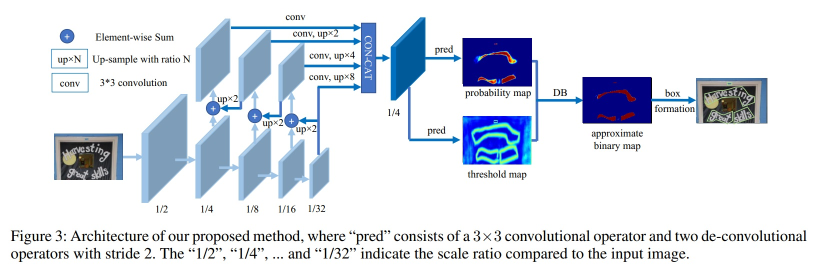
#> input picture paddle_doc/benchmark/PaddleOCR_DBNet/imgs/paper/db.jpg, 1625 x 541 px (shown at 1/2 size)
$ python -i image_preprocessing.py   (imports and definitions only)   (older library calls are emulated)
#> lines starting #> are read from the running program, lines starting #| are printed output that depends on the picture; after the words box and inside, x2 and y2 are one past the last pixel; in counts of white or black regions, pixels touching at a corner belong together
# ===============================================
# =============== 图像预处理工具 ===============
# ===============================================

"""
图像预处理模块 - 用于OCR识别前的图像增强处理
支持的预处理操作：
- 中值滤波（降噪）
- 锐化增强
- 对比度调整
- 亮度调整
- 灰度转换
- 自适应二值化
- PDF转图像
- 图像缩放和旋转
"""

from PIL import Image, ImageEnhance, ImageFilter
import numpy as np
from io import BytesIO
from typing import Union, Optional, List, Tuple, Generator
import logging

logger = logging.getLogger(__name__)


class ImagePreprocessor:
    """
    图像预处理器 - 用于OCR任务前的图像增强

    配置项说明：
    - enabled: 是否启用预处理
    - denoise: 降噪强度 (0-9, 奇数, 0表示禁用)
    - sharpen: 锐化系数 (0.0-3.0, 1.0表示不变)
    - contrast: 对比度系数 (0.5-2.0, 1.0表示不变)
    - brightness: 亮度系数 (0.5-2.0, 1.0表示不变)
    - grayscale: 是否转为灰度图
    - threshold: 二值化阈值 (0-255, -1表示禁用, 0表示自适应)
    """

    # [557 lines left out: functions __init__, enabled, process, _apply_standard_preprocess, _apply_adaptive_preprocess, _apply_sharpen_with_factor and 14 more, not called in this run]


class DocumentQualityAnalyzer:
    """
    文档质量分析器

    评估文档图像的质量指标，包括清晰度、光照、对比度等。
    可用于自动判断文档是否需要预处理。
    """

    # [227 lines left out: functions analyze, _calculate_sharpness, _calculate_brightness, _calculate_contrast, _calculate_saturation, _calculate_quality_score and 1 more, not called in this run]


class ShadowRemover:
    """
    阴影去除器

    用于去除文档扫描时的阴影。
    使用形态学操作和自适应阈值。
    """

    @staticmethod
    def remove_shadow(image: Image.Image, method: str = "adaptive") -> Image.Image:
        """
        去除图像阴影

        Args:
            image: PIL Image 对象
            method: 去阴影方法 ('adaptive', 'morphology', 'inpaint')

        Returns:
            去除阴影后的图像
        """
#> called with method = 'adaptive'
        try:
            import cv2
            import numpy as np

            # 转换为OpenCV格式
            img_array = np.array(image)
            if len(img_array.shape) == 2:
                img_bgr = cv2.cvtColor(img_array, cv2.COLOR_GRAY2BGR)
            else:
                img_bgr = img_array[:, :, ::-1]  # RGB -> BGR
#> img_bgr is the input picture: shape (541, 1625, 3); mean B, G, R 234, 225.1, 219.6

            if method == "adaptive":
                return ShadowRemover._remove_shadow_adaptive(img_bgr)
            elif method == "morphology":
                return ShadowRemover._remove_shadow_morphology(img_bgr)
            elif method == "inpaint":
                return ShadowRemover._remove_shadow_inpaint(img_bgr)
            else:
                return image

        except Exception as e:
            logger.error(f"去阴影失败: {e}", exc_info=True)
            return image

    @staticmethod
    def _remove_shadow_adaptive(image: np.ndarray) -> Image.Image:
        """
        使用自适应阈值去除阴影

        对每个小区域使用不同的阈值，适合不均匀光照。
        """
        try:
            import cv2
            import numpy as np

            # 转换为灰度图
            gray = cv2.cvtColor(image, cv2.COLOR_BGR2GRAY)
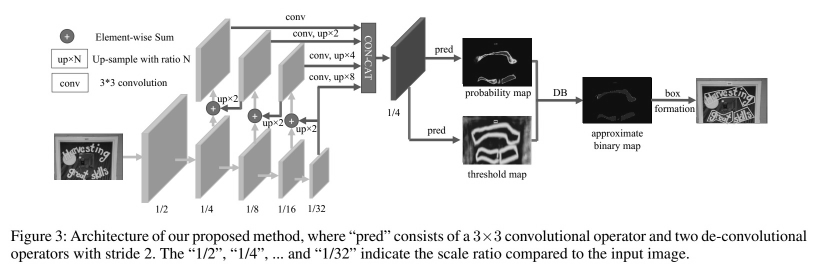
#> gray: shape (541, 1625) (shown at 1/2 size); min 0, max 255, mean 224.5

            # 使用自适应阈值
            adaptive = cv2.adaptiveThreshold(
                gray, 255, cv2.ADAPTIVE_THRESH_GAUSSIAN_C, cv2.THRESH_BINARY, 11, 2
            )
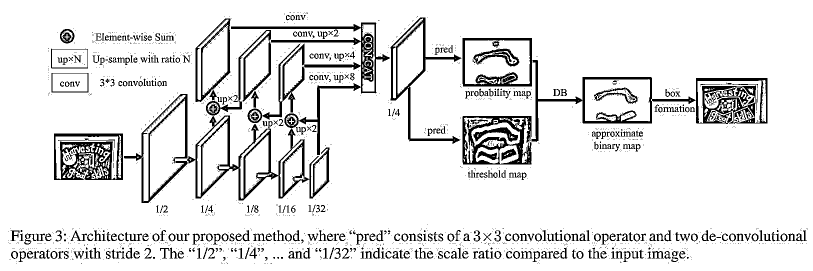
#> adaptive: shape (541, 1625) (shown at 1/2 size); 89.8% white; 1866 black regions (1464 under 20 px), largest, box (x1, y1, x2, y2) and area: (248, 188, 659, 406) 11396, (462, 45, 780, 310) 10012, (1063, 120, 1535, 284) 9910

            # 反转图像
            result = 255 - adaptive
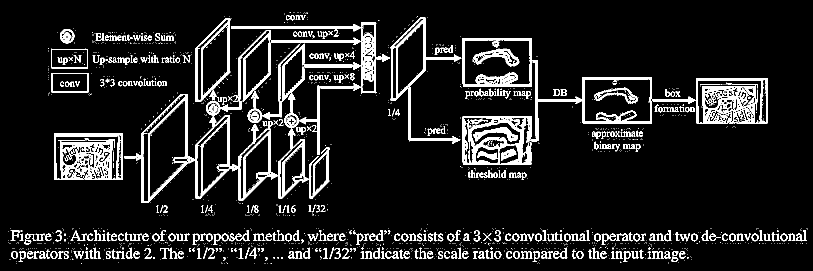
#> result: shape (541, 1625) (shown at 1/2 size); 10.2% white; 1866 white regions (1464 under 20 px), largest, box (x1, y1, x2, y2) and area: (248, 188, 659, 406) 11396, (462, 45, 780, 310) 10012, (1063, 120, 1535, 284) 9910

            return Image.fromarray(result, mode="L")

        except Exception:
            return Image.fromarray(cv2.cvtColor(image, cv2.COLOR_BGR2GRAY), mode="L")

    # [63 lines left out: functions _remove_shadow_morphology, _remove_shadow_inpaint, not called in this run]


class PDFProcessor:
    """
    PDF处理器 - 将PDF文档转换为图像用于OCR

    支持使用 PyMuPDF (fitz) 进行PDF渲染
    """

    # [114 lines left out: functions __init__, _ensure_fitz, pdf_to_images, pdf_to_images_list, get_page_count, pdf_page_to_image and 1 more, not called in this run]


class ImageResizer:
    """
    图像缩放器 - 用于调整图像尺寸
    """

    # [71 lines left out: functions resize_to_max, resize_to_min, resize_by_factor, not called in this run]


class ImageRotator:
    """
    图像旋转器 - 用于校正图像方向
    """

    # [128 lines left out: functions auto_rotate, rotate, deskew, not called in this run]


class DocumentPreprocessor:
    """
    文档预处理器 - 整合图像预处理、PDF处理、缩放和旋转功能
    """

    # [131 lines left out: functions __init__, process_file, _process_single_image, get_config_schema, not called in this run]

>>> import cv2
>>> picture = cv2.cvtColor(cv2.imread('../../paddle_doc/benchmark/PaddleOCR_DBNet/imgs/paper/db.jpg'), cv2.COLOR_BGR2RGB)
>>> result = ShadowRemover().remove_shadow(picture)
